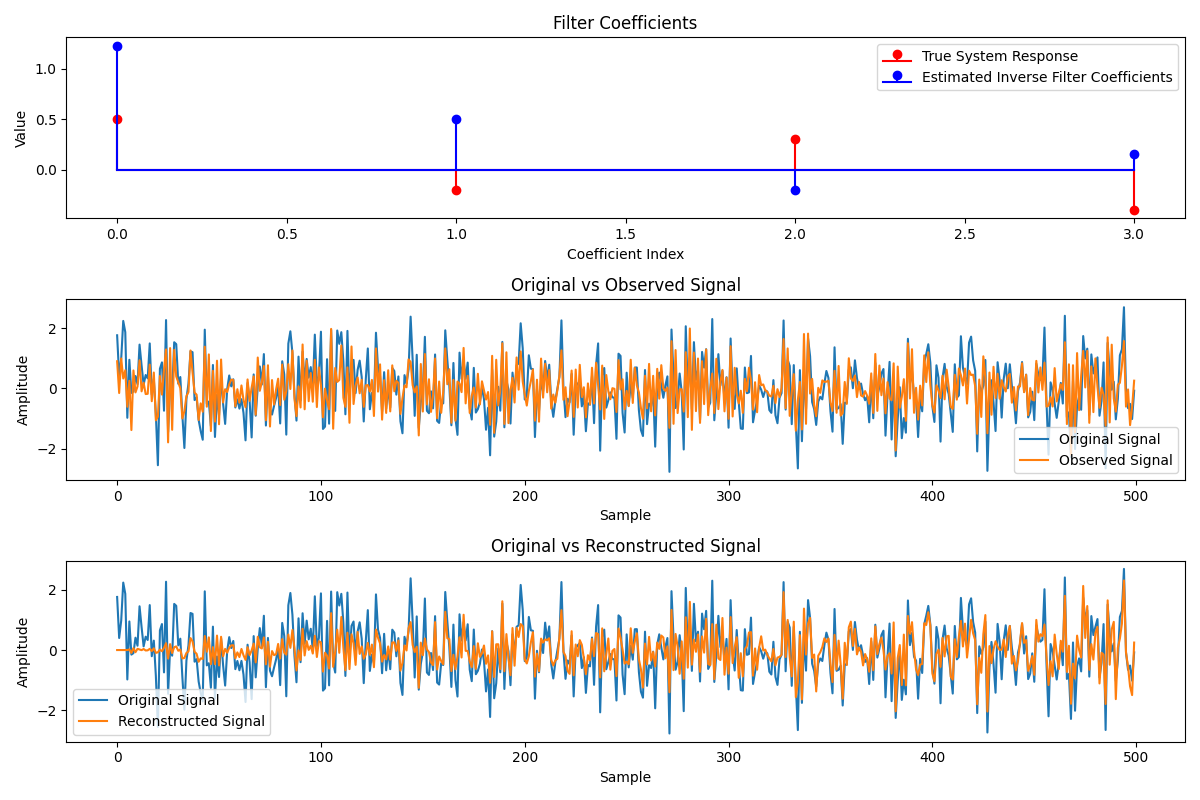

Write Python code to recreate this figure.
import numpy as np
import matplotlib.pyplot as plt


def lms_inverse_modeling(d, x, mu, num_coeffs):
    n_samples = len(d)
    w = np.zeros(num_coeffs)  # フィルタ係数の初期化
    y = np.zeros(n_samples)   # 出力信号の初期化
    e = np.zeros(n_samples)   # エラー信号の初期化


    # LMSアルゴリズム
    for n in range(num_coeffs, n_samples):
        x_n = x[n:n-num_coeffs:-1]  # 現在の入力ベクトル
        y[n] = np.dot(w, x_n)       # フィルタの出力
        e[n] = d[n] - y[n]          # エラー計算
        w += 2 * mu * e[n] * x_n    # フィルタ係数の更新


    return y, w, e


# データの生成
np.random.seed(0)
n_samples = 500
num_coeffs = 4


# 元の信号（例: 白色ガウスノイズ）
original_signal = np.random.randn(n_samples)


# システムのインパルス応答（例: フィルタ係数）
system_response = np.array([0.5, -0.2, 0.3, -0.4])


# 観測信号（システムを通過した信号）
observed_signal = np.convolve(original_signal, system_response, mode='full')[:n_samples] + 0.05 * np.random.randn(n_samples)


# LMSアルゴリズムを使用したインバースモデリング
mu = 0.01  # ステップサイズ
reconstructed_signal, w, e = lms_inverse_modeling(original_signal, observed_signal, mu, num_coeffs)


# 結果のプロット
plt.figure(figsize=(12, 8))


# 真のフィルタ係数
plt.subplot(3, 1, 1)
plt.stem(system_response, linefmt='r-', markerfmt='ro', basefmt='r-', label='True System Response')
plt.stem(w, linefmt='b-', markerfmt='bo', basefmt='b-', label='Estimated Inverse Filter Coefficients')
plt.title('Filter Coefficients')
plt.xlabel('Coefficient Index')
plt.ylabel('Value')
plt.legend()


# 観測信号と元の信号の比較
plt.subplot(3, 1, 2)
plt.plot(original_signal, label='Original Signal')
plt.plot(observed_signal, label='Observed Signal')
plt.title('Original vs Observed Signal')
plt.xlabel('Sample')
plt.ylabel('Amplitude')
plt.legend()


# 再構成された信号と元の信号の比較
plt.subplot(3, 1, 3)
plt.plot(original_signal, label='Original Signal')
plt.plot(reconstructed_signal, label='Reconstructed Signal')
plt.title('Original vs Reconstructed Signal')
plt.xlabel('Sample')
plt.ylabel('Amplitude')
plt.legend()


plt.tight_layout()
plt.show()
